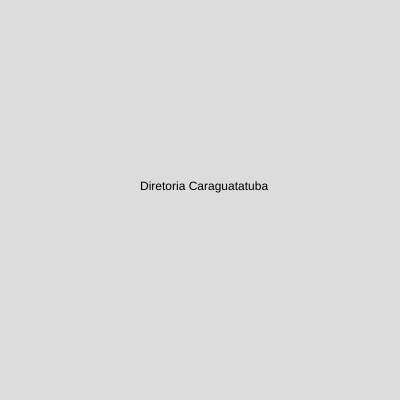
Frame 1 (no input)
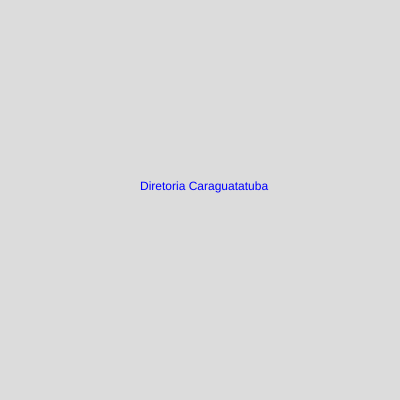
Frame 60 (no input)
Frame 120 (the mouse pressed at the canvas centre since frame 60): identical to frame 60, image omitted

The p5.js sketch that drew these frames (run headless with seeded random() and noise() and a simulated clock; from frame 60 on, the mouse is pressed at the canvas centre):

// p5.js sketch
// ── sketch.js
function setup() {
  createCanvas(400, 400);
}

function draw() {
  background(220);
  text ("Diretoria Caraguatatuba", 140,190);
  fill (color ("blue"))
}
